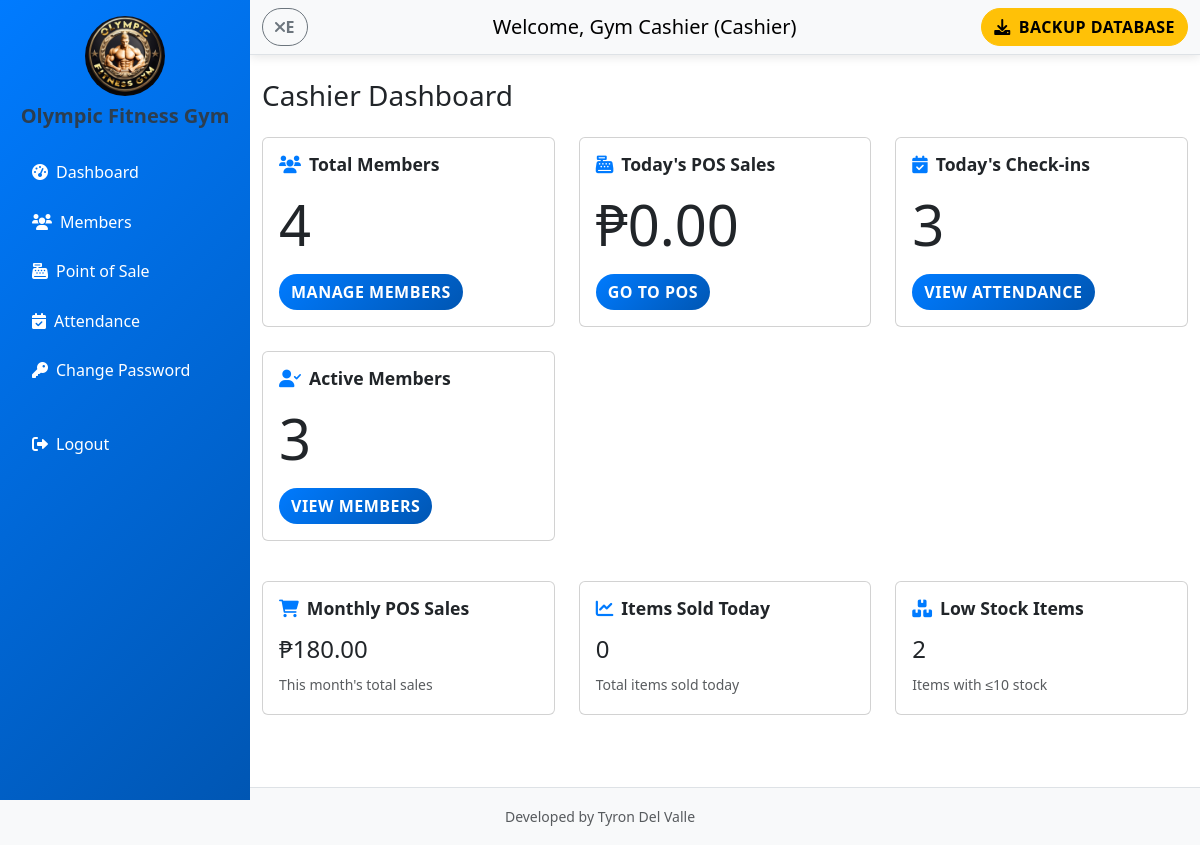
Screenshot of /cashier/dashboard.php (signed in) with the database file from the repository.
### tables this page shows
CREATE TABLE `gym_settings` (
  `id` int(11) NOT NULL AUTO_INCREMENT,
  `gym_name` varchar(255) NOT NULL DEFAULT 'Gym Management System',
  `logo_path` varchar(255) NOT NULL DEFAULT 'gym logo.jpg',
  `background_path` varchar(255) NOT NULL DEFAULT 'gym background.jpg',
  `updated_at` timestamp NOT NULL DEFAULT current_timestamp() ON UPDATE current_timestamp(),
  `sidebar_theme` varchar(50) NOT NULL DEFAULT 'primary',
  `student_discount_enabled` tinyint(1) DEFAULT 1,
  `per_session_fee` decimal(10,2) DEFAULT 50.00,
  `half_month_fee` decimal(10,2) DEFAULT 300.00,
  `one_month_fee` decimal(10,2) DEFAULT 500.00,
  `two_months_fee` decimal(10,2) DEFAULT 900.00,
  `three_months_fee` decimal(10,2) DEFAULT 1300.00,
  `four_months_fee` decimal(10,2) DEFAULT 1700.00,
  `five_months_fee` decimal(10,2) DEFAULT 2100.00,
  `six_months_fee` decimal(10,2) DEFAULT 2500.00,
  `seven_months_fee` decimal(10,2) DEFAULT 2900.00,
  `eight_months_fee` decimal(10,2) DEFAULT 3300.00,
  `nine_months_fee` decimal(10,2) DEFAULT 3700.00,
  `ten_months_fee` decimal(10,2) DEFAULT 4100.00,
  `eleven_months_fee` decimal(10,2) DEFAULT 4500.00,
  `one_year_fee` decimal(10,2) DEFAULT 5000.00,
  `two_years_fee` decimal(10,2) DEFAULT 9000.00,
  `three_years_fee` decimal(10,2) DEFAULT 13000.00,
  PRIMARY KEY (`id`)
);

### cashier/dashboard.php (the view, shortened to what this page needs)
<?php
include "../config/db.php";
$user = $_SESSION['user'];
$settings = $conn->query("SELECT * FROM gym_settings WHERE id = 1")->fetch_assoc();
?>
<!DOCTYPE html>
<html lang="en">
<head>
    <link href="https://cdn.jsdelivr.net/npm/bootstrap@5.3.0/dist/css/bootstrap.min.css" rel="stylesheet">
    <link href="https://cdnjs.cloudflare.com/ajax/libs/font-awesome/6.0.0/css/all.min.css" rel="stylesheet">
    <link href="../assets/style.css" rel="stylesheet">
</head>
<body>
    <div class="d-flex">
        <nav id="sidebar" class="bg-<?php echo htmlspecialchars($settings['sidebar_theme']); ?> <?php echo ($settings['sidebar_theme'] == 'light') ? 'text-dark' : 'text-white'; ?> vh-100" style="width: 250px;">
            <div class="p-3">
                <div class="text-center mb-4">
                    <img src="../<?php echo htmlspecialchars($settings['logo_path']); ?>" alt="Gym Logo" class="rounded-circle mb-2" style="width: 80px; height: 80px;">
                    <h5 class="fw-bold"><?php echo htmlspecialchars($settings['gym_name']); ?></h5>
                </div>
                <ul class="nav flex-column">
                    <li class="nav-item mb-2">
                        <a class="nav-link <?php echo ($settings['sidebar_theme'] == 'light') ? 'text-dark' : 'text-white'; ?> active" href="dashboard.php">
                            <i class="fas fa-tachometer-alt me-2"></i>Dashboard
                        </a>
                    </li>
                    <li class="nav-item mb-2">
                        <a class="nav-link <?php echo ($settings['sidebar_theme'] == 'light') ? 'text-dark' : 'text-white'; ?>" href="members.php">
                            <i class="fas fa-users me-2"></i>Members
                        </a>
                    </li>
                    <li class="nav-item mb-2">
                        <a class="nav-link <?php echo ($settings['sidebar_theme'] == 'light') ? 'text-dark' : 'text-white'; ?>" href="pos.php">
                            <i class="fas fa-cash-register me-2"></i>Point of Sale
                        </a>
                    </li>
                    <li class="nav-item mb-2">
                        <a class="nav-link <?php echo ($settings['sidebar_theme'] == 'light') ? 'text-dark' : 'text-white'; ?>" href="attendance.php">
                            <i class="fas fa-calendar-check me-2"></i>Attendance
                        </a>
                    </li>
                    <li class="nav-item mb-2">
                        <a class="nav-link <?php echo ($settings['sidebar_theme'] == 'light') ? 'text-dark' : 'text-white'; ?>" href="../change_password.php">
                            <i class="fas fa-key me-2"></i>Change Password
                        </a>
                    </li>
                    <li class="nav-item mt-4">
                        <a class="nav-link <?php echo ($settings['sidebar_theme'] == 'light') ? 'text-dark' : 'text-white'; ?>" href="../logout.php">
                            <i class="fas fa-sign-out-alt me-2"></i>Logout
                        </a>
                    </li>
                </ul>
            </div>
        </nav>
        <div class="flex-grow-1">
            <nav class="navbar navbar-light bg-light border-bottom">
                <div class="container-fluid">
                    <button class="btn btn-outline-secondary me-3" id="sidebarToggle">
                        <i class="fas fa-bars"></i>e
                    </button>
                    <span class="navbar-brand mb-0 h1">Welcome, <?php echo htmlspecialchars($user['fullname']); ?> (Cashier)</span>
                    <a href="../admin/backup_db.php" class="btn btn-warning">
                        <i class="fas fa-download me-2"></i>Backup Database
                    </a>
                </div>
            </nav>
            <div class="container-fluid mt-4">
                <div class="row">
                    <div class="col-12">
                        <h1 class="h3 mb-4">Cashier Dashboard</h1>
                        <div class="row">
                            <div class="col-md-4 mb-4">
                                <div class="card">
                                    <div class="card-body">
                                        <h5 class="card-title"><i class="fas fa-users me-2"></i>Total Members</h5>
                                        <p class="card-text display-4"><?php echo $conn->query("SELECT COUNT(*) as count FROM members")->fetch_assoc()['count']; ?></p>
                                        <a href="members.php" class="btn btn-primary">Manage Members</a>
                                    </div>
                                </div>
                            </div>
                            <div class="col-md-4 mb-4">
                                <div class="card">
                                    <div class="card-body">
                                        <h5 class="card-title"><i class="fas fa-cash-register me-2"></i>Today's POS Sales</h5>
                                        <p class="card-text display-4">₱<?php echo number_format($conn->query("SELECT SUM(total_amount) as total FROM pos_sales WHERE DATE(sale_date) = CURDATE()")->fetch_assoc()['total'] ?? 0, 2); ?></p>
                                        <a href="pos.php" class="btn btn-primary">Go to POS</a>
                                    </div>
                                </div>
                            </div>
                            <div class="col-md-4 mb-4">
                                <div class="card">
                                    <div class="card-body">
                                        <h5 class="card-title"><i class="fas fa-calendar-check me-2"></i>Today's Check-ins</h5>
                                        <p class="card-text display-4"><?php echo $conn->query("SELECT COUNT(*) as count FROM attendance WHERE DATE(checkin_time) = CURDATE()")->fetch_assoc()['count']; ?></p>
                                        <a href="attendance.php" class="btn btn-primary">View Attendance</a>
                                    </div>
                                </div>
                            </div>
                            <div class="col-md-4 mb-4">
                                <div class="card">
                                    <div class="card-body">
                                        <h5 class="card-title"><i class="fas fa-user-check me-2"></i>Active Members</h5>
                                        <p class="card-text display-4"><?php echo $conn->query("SELECT COUNT(*) as count FROM members WHERE status = 'ACTIVE'")->fetch_assoc()['count']; ?></p>
                                        <a href="members.php" class="btn btn-primary">View Members</a>
                                    </div>
                                </div>
                            </div>
                        </div>
                        <div class="row mt-3">
                            <div class="col-md-4 mb-4">
                                <div class="card">
                                    <div class="card-body">
                                        <h6 class="card-title"><i class="fas fa-shopping-cart me-2"></i>Monthly POS Sales</h6>
                                        <p class="card-text h4">₱<?php echo number_format($conn->query("SELECT SUM(total_amount) as total FROM pos_sales WHERE MONTH(sale_date) = MONTH(CURDATE()) AND YEAR(sale_date) = YEAR(CURDATE())")->fetch_assoc()['total'] ?? 0, 2); ?></p>
                                        <small class="text-muted">This month's total sales</small>
                                    </div>
                                </div>
                            </div>
                            <div class="col-md-4 mb-4">
                                <div class="card">
                                    <div class="card-body">
                                        <h6 class="card-title"><i class="fas fa-chart-line me-2"></i>Items Sold Today</h6>
                                        <p class="card-text h4"><?php echo $conn->query("SELECT SUM(quantity) as total FROM pos_sale_items psi JOIN pos_sales ps ON psi.sale_id = ps.id WHERE DATE(ps.sale_date) = CURDATE()")->fetch_assoc()['total'] ?? 0; ?></p>
                                        <small class="text-muted">Total items sold today</small>
                                    </div>
                                </div>
                            </div>
                            <div class="col-md-4 mb-4">
                                <div class="card">
                                    <div class="card-body">
                                        <h6 class="card-title"><i class="fas fa-boxes me-2"></i>Low Stock Items</h6>
                                        <p class="card-text h4"><?php echo $conn->query("SELECT COUNT(*) as count FROM pos_items WHERE stock_quantity <= 10 AND is_active = 1")->fetch_assoc()['count']; ?></p>
                                        <small class="text-muted">Items with ≤10 stock</small>
                                    </div>
                                </div>
                            </div>
                        </div>
                    </div>
                </div>
            </div>
        </div>
    </div>
    <footer class="bg-light text-center text-muted py-3 mt-5 border-top">
        <div class="container">
            <small>Developed by Tyron Del Valle</small>
        </div>
    </footer>
</body>
</html>

### assets/style.css (style rules this page uses)
.btn { transition: all 0.3s ease; border-radius: 25px; font-weight: 600; text-transform: uppercase; letter-spacing: 0.5px; position: relative; overflow: hidden; }
.btn::before { content: ''; position: absolute; top: 0; left: -100%; width: 100%; height: 100%; background: linear-gradient(90deg, transparent, rgba(255, 255, 255, 0.2), transparent); transition: left 0.5s; }
.btn-primary { background: linear-gradient(135deg, #007bff, #0056b3); border: none; }
.bg-primary { background: linear-gradient(135deg, #007bff, #0056b3) !important; }
body { animation: pageLoad 0.5s ease-out; }
.navbar { box-shadow: 0 2px 10px rgba(0, 0, 0, 0.1); }
.card-title i { color: #007bff; transition: all 0.3s ease; }
body { font-family: 'Segoe UI', Tahoma, Geneva, Verdana, sans-serif; line-height: 1.6; }
h1, h2, h3, h4, h5, h6 { font-weight: 700; color: #2c3e50; }
.card-title { font-size: 1.1rem; margin-bottom: 1rem; }
#sidebar { position: fixed; top: 0; left: 0; height: 100vh; width: 250px !important; transition: width 0.3s ease, transform 0.3s ease; z-index: 100; }
.flex-grow-1 { margin-left: 250px; transition: margin-left 0.3s ease; }

### rows the page displays
gym_settings: logo_path (picture), gym_name "Olympic Fitness Gym"

### other values shown
$user['fullname'] "Gym Cashier"
